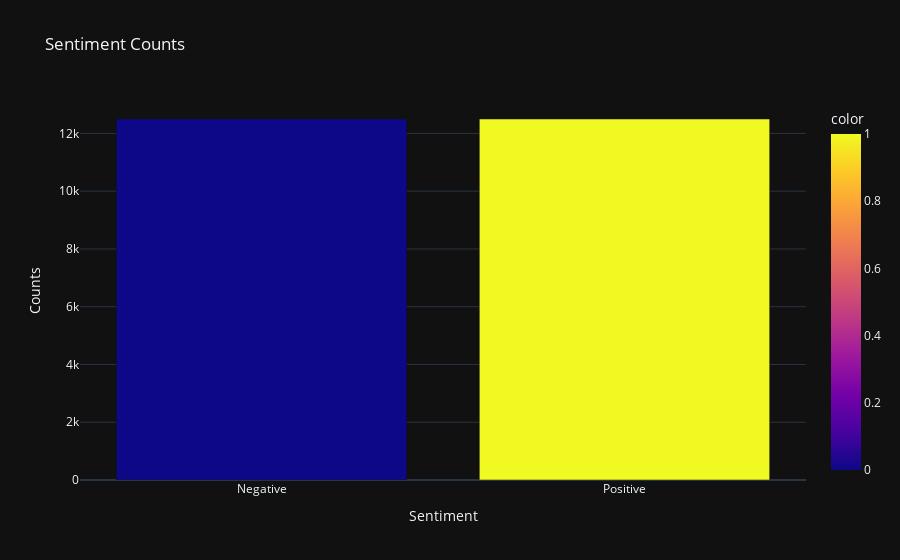

The notebook cell saved with this chart:
### Code cell
sentiment_counts = train_df['sentiment'].value_counts()

fig = px.bar(x= {0:'Negative', 1:'Positive'},
             y= sentiment_counts.values,
             color=sentiment_counts.index,
             color_discrete_sequence = px.colors.qualitative.Dark24,
             title='<b>Sentiment Counts')

fig.update_layout(title='Sentiment Counts',
                  xaxis_title='Sentiment',
                  yaxis_title='Counts',
                  template='plotly_dark')

fig.show()
pyo.plot(fig, filename = 'Sentiment Counts.html', auto_open=True)

### Figure 1 — Plotly figure (JSON) as saved in the notebook; plotly's stock layout.template omitted (floating-point values rounded to 4 significant figures)
{"data": [{"hovertemplate": "x=%{x}<br>y=%{y}<br>color=%{marker.color}<extra></extra>", "legendgroup": "", "marker": {"color": [0, 1], "coloraxis": "coloraxis", "pattern": {"shape": ""}}, "name": "", "orientation": "v", "showlegend": false, "textposition": "auto", "type": "bar", "x": ["Negative", "Positive"], "xaxis": "x", "y": [12500, 12500], "yaxis": "y"}], "layout": {"barmode": "relative", "coloraxis": {"colorbar": {"title": {"text": "color"}}, "colorscale": [[0, "#0d0887"], [0.1111, "#46039f"], [0.2222, "#7201a8"], [0.3333, "#9c179e"], [0.4444, "#bd3786"], [0.5556, "#d8576b"], [0.6667, "#ed7953"], [0.7778, "#fb9f3a"], [0.8889, "#fdca26"], [1, "#f0f921"]]}, "legend": {"tracegroupgap": 0}, "title": {"text": "Sentiment Counts"}, "xaxis": {"anchor": "y", "domain": [0, 1], "title": {"text": "Sentiment"}}, "yaxis": {"anchor": "x", "domain": [0, 1], "title": {"text": "Counts"}}}}
